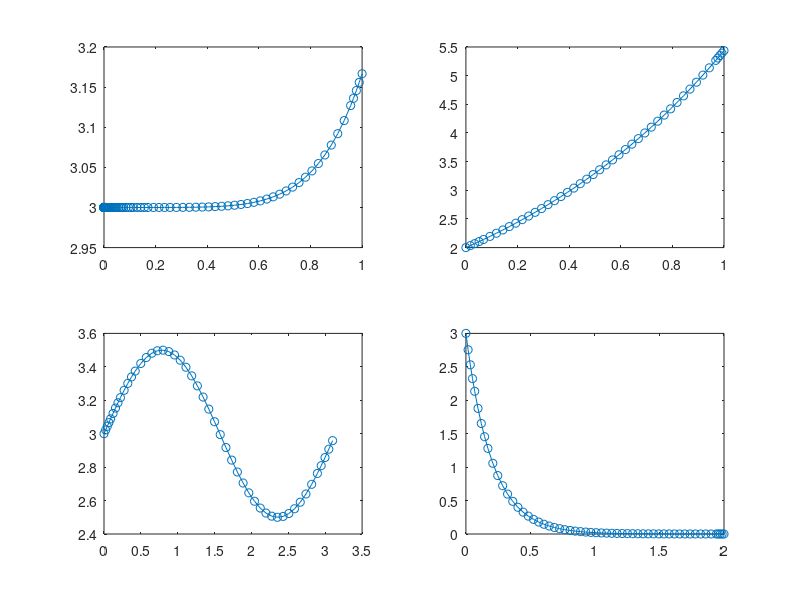

Write the MATLAB code that produced this figure.
interval=[0 1];
u0=3;
[t,u]=ode45(@(t,u)t^5,interval,u0);
subplot(2,2,1);
plot(t,u,'-o');

interval=[0 1];
u0=2;
[t,u]=ode45(@(t,u)u,interval,u0);
subplot(2,2,2);
plot(t,u,'-o');

interval=[0 3.1];
u0=3;
[t,u]=ode45(@(t,u)cos(2*t),interval,u0);
subplot(2,2,3);
plot(t,u,'-o');

interval=[0 2];
u0=3;
[t,u]=ode45(@(t,u)-5*u,interval,u0);
subplot(2,2,4);
plot(t,u,'-o');
